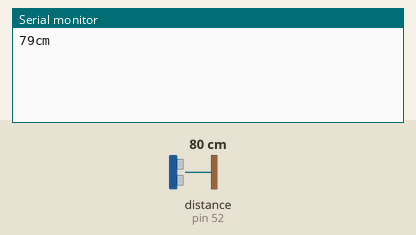
This sketch was run on a simulated Arduino Mega 2560, built with avr-gcc and run on an emulated ATmega2560. Parts: the last lines printed to the serial monitor. Wiring (inferred from the names in the program): ultrasonic range finder: trigger pin 53; echo pin 52. The inputs (shaded band) are chosen by the test bench; at power-on: distance to the obstacle (sensor on pin 52) 80 cm. The echo pulse lasts 58.3 µs per cm.

Above: at 1.2 s.
1.3 s: distance to the obstacle (sensor on pin 52) set to 2 cm
At 1.8 s:
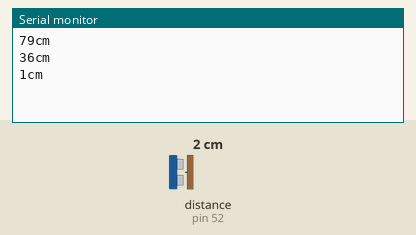
2.8 s: distance to the obstacle (sensor on pin 52) set to 4 cm
At 4.0 s:
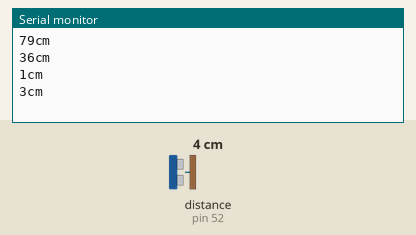
Timing chart, 0 to 5.8 s (numbered marks = the images above; inputs shaded):
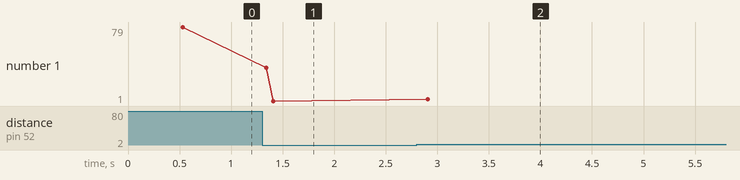

Measured:
- after the input at 1.3 s, the serial monitor: prints a new line at once (image 1)
- after the input at 2.8 s, the serial monitor: prints a new line after 0.11 s (image 2)
- plotted number 1: 79 → 1 after the input at 1.3 s, 1 → 3 after the input at 2.8 s

The sketch:

zgaf_sensor.ino
```cpp
/*
 * created by Rui Santos, https://randomnerdtutorials.com
 *
 * Complete Guide for Ultrasonic Sensor HC-SR04
 *
    Ultrasonic sensor Pins:
        VCC: +5VDC
        Trig : Trigger (INPUT) - Pin11
        Echo: Echo (OUTPUT) - Pin 12
        GND: GND
 */

int trigPin = 53;    // Trigger
int echoPin = 52;    // Echo
long duration, cm, cm_temp, inches;
long acumulado = 0;
unsigned char muestra = 0;
unsigned char muestras = 100;

void setup() {
  //Serial Port begin
  Serial.begin (9600);
  //Define inputs and outputs
  pinMode(trigPin, OUTPUT);
  pinMode(echoPin, INPUT);
}

void loop() {
  // The sensor is triggered by a HIGH pulse of 10 or more microseconds.
  // Give a short LOW pulse beforehand to ensure a clean HIGH pulse:
  digitalWrite(trigPin, LOW);
  delayMicroseconds(5);
  digitalWrite(trigPin, HIGH);
  delayMicroseconds(10);
  digitalWrite(trigPin, LOW);

  // Read the signal from the sensor: a HIGH pulse whose
  // duration is the time (in microseconds) from the sending
  // of the ping to the reception of its echo off of an object.
  pinMode(echoPin, INPUT);
  duration = pulseIn(echoPin, HIGH);

  // Convert the time into a distance
  if(muestra < muestras) {
      acumulado += (duration/2) / 29.1;     // Divide by 29.1 or multiply by 0.0343
      muestra++;
  }
  else {
    cm_temp = acumulado / muestra;
    acumulado = 0;
    muestra = 0;
  }


  if(cm_temp != cm) {
    cm = cm_temp;
    Serial.print(cm);
    Serial.print("cm");
    Serial.println();
    cm = cm_temp;
  }
}
```
